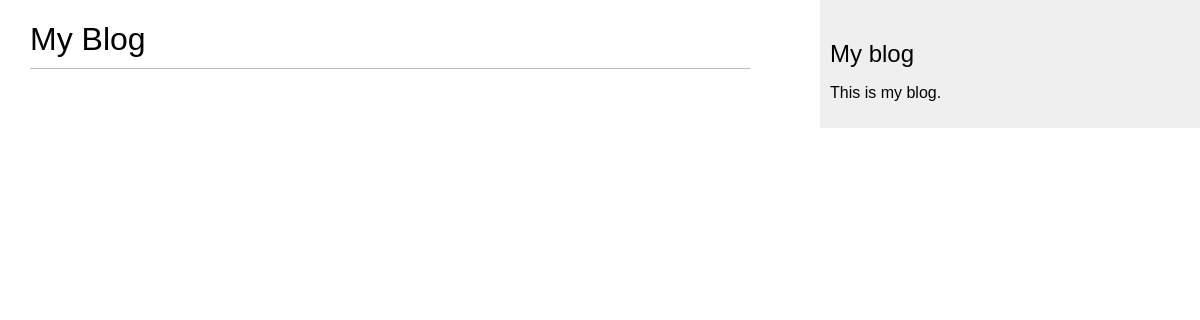
The page /blog/ on the database as committed earlier.
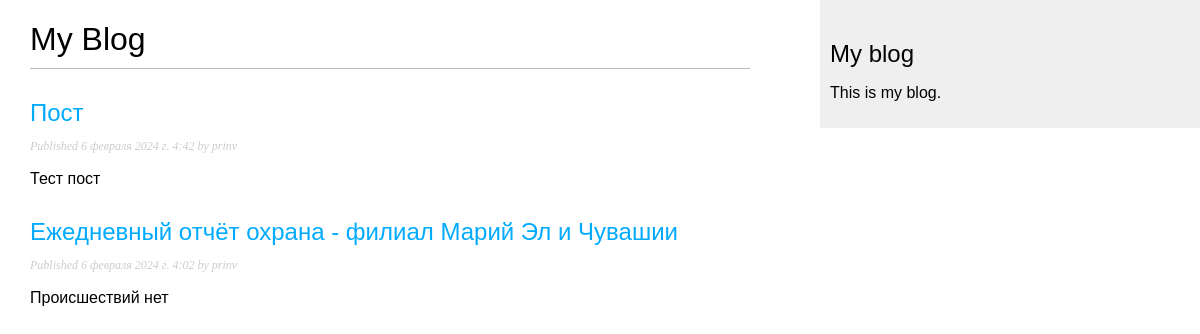
The same page on the database as committed later.
### blog/models.py (models this page shows, shortened)
class Post(models.Model):
    class Status(models.TextChoices):
        DRAFT = 'DF', 'Draft'
        PUBLISHED = 'PB', 'Published'
    title = models.CharField(max_length=250)
    slug = models.SlugField(max_length=250)
    author = models.ForeignKey(User,
                               on_delete=models.CASCADE,
                               related_name='blog_posts')
    body = models.TextField()
    publish = models.DateTimeField(default=timezone.now)
    created = models.DateTimeField(auto_now_add=True)
    updated = models.DateTimeField(auto_now=True)
    status = models.CharField(max_length=2,
                              choices=Status.choices,
                              default=Status.DRAFT)
    object = models.Manager()  # Менеджер, применяемый по умолчанию
    published = PublishedManager()  # Конкретно(?)-прикладной менеджер
    class Meta:
        ordering = ['-publish']  # Порядок сортировки
        indexes = [
            models.Index(fields=['-publish']),
        ]

### blog/views.py (the view)
# urls.py: path('', views.post_list, name='post_list'),
def post_list(request):
    posts = Post.published.all()
    return render(request,
                  'blog/post/list.html',
                  {'posts': posts})

### blog/models.py (called while the page is built)
    def get_queryset(self):
        return super().get_queryset()\
                    .filter(status=Post.Status.PUBLISHED)

### blog/templates/blog/post/list.html (shortened to what this page needs)
{% extends "blog/base.html" %}
{% block content %}
  <h1>My Blog</h1>
  {% for post in posts %}
    <h2>
      <a href="{% url 'blog:post_detail' post.id %}">
        {{ post.title }}
      </a>
    </h2>
    <p class="date">
      Published {{ post.publish }} by {{ post.author }}
    </p>
    {{ post.body|truncatewords:30|linebreaks }}
  {% endfor %}
{% endblock %}

### blog/templates/blog/base.html (shortened to what this page needs)
{% load static %}
<!DOCTYPE html>
<html>
<head>
  <link href="{% static "css/blog.css" %}" rel="stylesheet">
</head>
<body>
  <div id="content">
    {% block content %}
    {% endblock %}
  </div>
  <div id="sidebar">
    <h2>My blog</h2>
    <p>This is my blog.</p>
  </div>
</body>
</html>

### blog/static/css/blog.css (style rules this page uses)
body { margin:0; padding:0; font-family:helvetica, sans-serif; }
a { color:#00abff; text-decoration:none; }
h1 { font-weight:normal; border-bottom:1px solid #bbb; padding:0 0 10px 0; }
h2 { font-weight:normal; margin:30px 0 0; }
#content { float:left; width:60%; padding:0 0 0 30px; }
#sidebar { float:right; width:30%; padding:10px; background:#efefef; height:100%; }
p.date { color:#ccc; font-family: georgia, serif; font-size: 12px; font-style: italic; }

Rows that differ between the two databases and show on the page:
added Post: title "Пост", publish "6 февраля 2024 г. 4:42", author "prinv", body "Тест пост"
added Post: title "Ежедневный отчёт охрана - филиал Марий Эл и Чувашии", publish "6 февраля 2024 г. 4:02", author "prinv", body "Происшествий нет"
